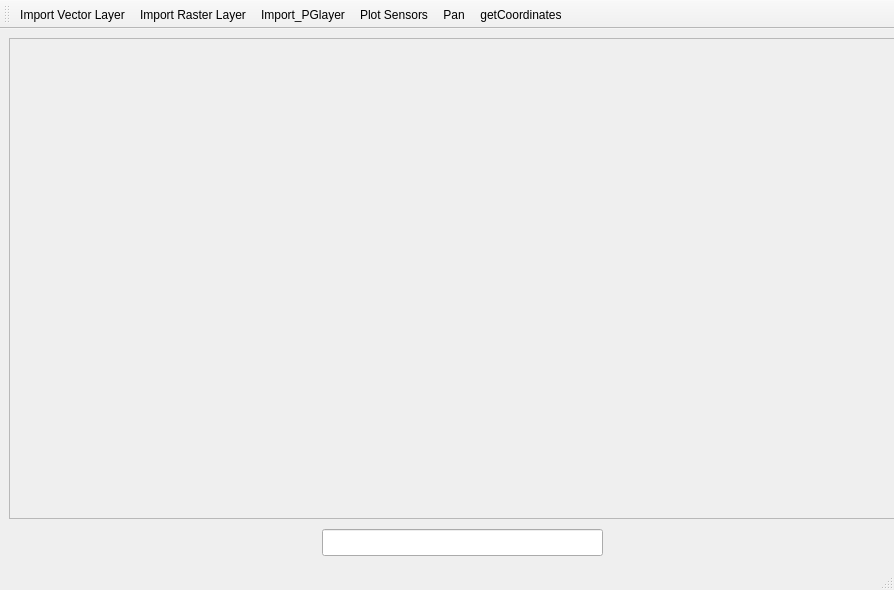
<?xml version="1.0" encoding="UTF-8"?>
<ui version="4.0">
 <class>MainWindow</class>
 <widget class="QMainWindow" name="MainWindow">
  <property name="geometry">
   <rect>
    <x>0</x>
    <y>0</y>
    <width>894</width>
    <height>590</height>
   </rect>
  </property>
  <property name="windowTitle">
   <string>MainWindow</string>
  </property>
  <widget class="QWidget" name="centralwidget">
   <widget class="QFrame" name="frame">
    <property name="geometry">
     <rect>
      <x>9</x>
      <y>9</y>
      <width>891</width>
      <height>481</height>
     </rect>
    </property>
    <property name="frameShape">
     <enum>QFrame::StyledPanel</enum>
    </property>
    <property name="frameShadow">
     <enum>QFrame::Raised</enum>
    </property>
   </widget>
   <widget class="QLineEdit" name="lineEdit">
    <property name="geometry">
     <rect>
      <x>322</x>
      <y>500</y>
      <width>281</width>
      <height>27</height>
     </rect>
    </property>
    <property name="text">
     <string/>
    </property>
   </widget>
  </widget>
  <widget class="QToolBar" name="toolBar">
   <property name="windowTitle">
    <string>toolBar</string>
   </property>
   <attribute name="toolBarArea">
    <enum>TopToolBarArea</enum>
   </attribute>
   <attribute name="toolBarBreak">
    <bool>false</bool>
   </attribute>
   <addaction name="actionImport_Vlayer"/>
   <addaction name="actionImport_Rlayer"/>
   <addaction name="actionImport_PGlayer"/>
   <addaction name="actionPlot_Sensors"/>
   <addaction name="actionPan"/>
   <addaction name="actionGetCoordinates"/>
  </widget>
  <widget class="QStatusBar" name="statusbar"/>
  <action name="actionImport_Vlayer">
   <property name="checkable">
    <bool>true</bool>
   </property>
   <property name="icon">
    <iconset>
     <normaloff>../images/v_import.png</normaloff>../images/v_import.png</iconset>
   </property>
   <property name="text">
    <string>Import Vector Layer</string>
   </property>
   <property name="toolTip">
    <string>Import Vector Layer</string>
   </property>
  </action>
  <action name="actionImport_Rlayer">
   <property name="checkable">
    <bool>true</bool>
   </property>
   <property name="icon">
    <iconset>
     <normaloff>../images/r_import.png</normaloff>../images/r_import.png</iconset>
   </property>
   <property name="text">
    <string>Import Raster Layer</string>
   </property>
   <property name="toolTip">
    <string>Import Raster Layer</string>
   </property>
  </action>
  <action name="actionPlot_Sensors">
   <property name="checkable">
    <bool>true</bool>
   </property>
   <property name="icon">
    <iconset>
     <normaloff>../images/plot.png</normaloff>../images/plot.png</iconset>
   </property>
   <property name="text">
    <string>Plot Sensors</string>
   </property>
   <property name="toolTip">
    <string>Plot Sensors</string>
   </property>
  </action>
  <action name="actionPan">
   <property name="checkable">
    <bool>true</bool>
   </property>
   <property name="icon">
    <iconset>
     <normaloff>../images/pan.png</normaloff>../images/pan.png</iconset>
   </property>
   <property name="text">
    <string>Pan</string>
   </property>
   <property name="toolTip">
    <string>Click to pan</string>
   </property>
  </action>
  <action name="actionImport_PGlayer">
   <property name="text">
    <string>Import_PGlayer</string>
   </property>
   <property name="toolTip">
    <string>Import_PGlayer</string>
   </property>
  </action>
  <action name="actionGetCoordinates">
   <property name="text">
    <string>getCoordinates</string>
   </property>
   <property name="toolTip">
    <string>getCoordinates</string>
   </property>
  </action>
 </widget>
 <resources/>
 <connections/>
</ui>
